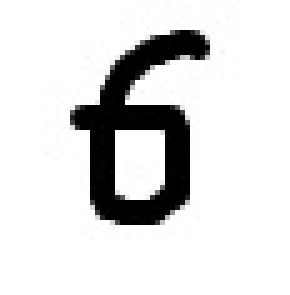
#> input picture pic/6.jpg, 58 x 59 px (shown 5 times larger)
$ python pic_process.py
#> lines starting #> are read from the running program, lines starting #| are printed output that depends on the picture
import cv2 as cv

input_path = 'pic/6.jpg'
dest_path = '6_28x28.jpg'
img = cv.imread(input_path,cv.IMREAD_GRAYSCALE)
#> img is the input picture: shape (59, 58); min 0, max 255, mean 220.1
h = 28
w = 28
img = cv.resize(img,(h,w),interpolation=cv.INTER_AREA)
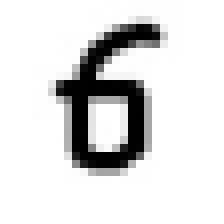
#> img: shape (28, 28) (shown 8 times larger); min 0, max 255, mean 220.1
print(img.shape)
#| (28, 28)
#cv.imshow('pic', img)
cv.imwrite(dest_path, img)

img2 = cv.imread(dest_path)
#> img2: shape (28, 28, 3); min 0, max 255, mean 219.9
#cv.imshow('img2', img2)
print(img2.shape)
#| (28, 28, 3)
cv.waitKey(0)
cv.destroyAllWindows()
